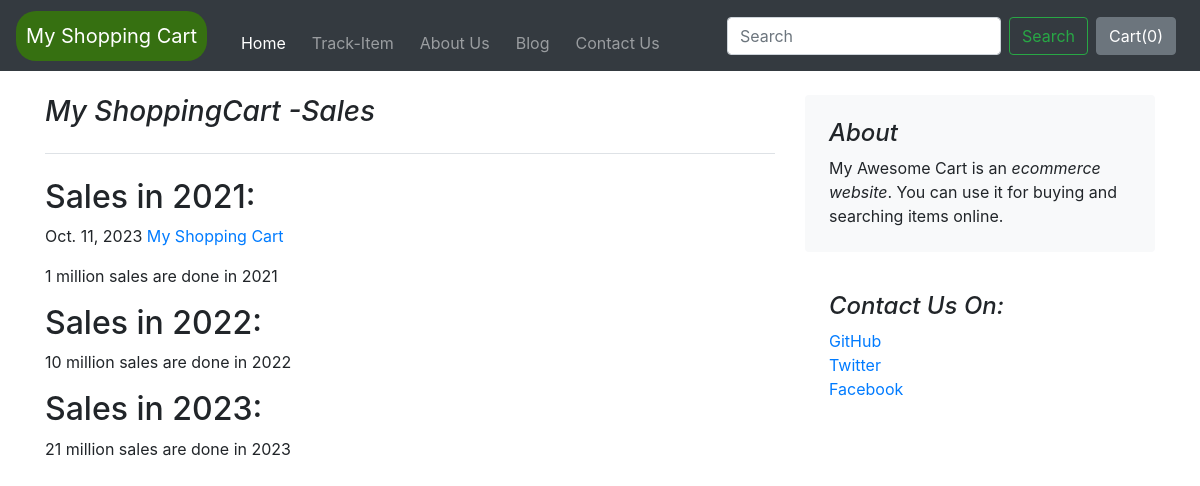
The page /blog/blogpost/1 on the database its author committed.
### blog/models.py (models this page shows)
class Blogpost(models.Model):
    post_id = models.AutoField(primary_key=True)
    title = models.CharField(max_length=50)
    head0 = models.CharField(max_length=500, default="")
    chead0 = models.CharField(max_length=5000, default="")
    head1 = models.CharField(max_length=500, default="")
    chead1 = models.CharField(max_length=5000, default="")
    head2 = models.CharField(max_length=500, default="")
    chead2 = models.CharField(max_length=5000, default="")
    pub_date = models.DateField()
    thumbnail = models.ImageField(upload_to='shop/images', default="")
    def __str__(self):
        return self.title

### blog/views.py (the view)
# urls.py: path('blogpost/<int:id>', views.blogpost, name='blogPost')
def blogpost(request,id):
    post = Blogpost.objects.filter(post_id=id)[0]
    print(post)
    return render(request,'blog/blogPost.html',{'post': post})

### blog/templates/blog/blogPost.html (shortened to what this page needs)
{% extends 'blog/basic.html' %}
{%block body%}
<div class="container">
    <div class="row mt-4">
        <div class="col-md-8 blog-main">
            <h3 class="pb-4 mb-4 font-italic border-bottom">
                {{ post.title }}
            </h3>
            <div class="blog-post">
                <h2 class="blog-post-title">{{ post.head0 }}</h2>
                <p class="blog-post-meta">{{ post.pub_date }} <a href="#">My Shopping Cart</a></p>
                <p>{{ post.chead0 }}</p>
                <h2>{{ post.head1 }}</h2>
                <p> {{ post.chead1}}</p>
                <h2>{{ post.head2 }}</h2>
                <p>{{ post.chead2 }}</p>
            </div>
        </div>
        <aside class="col-md-4 blog-sidebar">
            <div class="p-4 mb-3 bg-light rounded">
                <h4 class="font-italic">About</h4>
                <p class="mb-0">My Awesome Cart is an <em>ecommerce website</em>. You can use it for buying and searching items online. </p>
            </div>
            <div class="p-4">
                <h4 class="font-italic">Contact Us On: </h4>
                <ol class="list-unstyled">
                    <li><a href="#">GitHub</a></li>
                    <li><a href="#">Twitter</a></li>
                    <li><a href="#">Facebook</a></li>
                </ol>
            </div>
        </aside>
    </div>
</div>
{%endblock%}

### rows shown on the page
Blogpost: title "My ShoppingCart -Sales", head0 "Sales in 2021:", pub_date "Oct. 11, 2023", chead0 "1 million sales are done in 2021", head1 "Sales in 2022:", chead1 "10 million sales are done in 2022", head2 "Sales in 2023:", chead2 "21 million sales are done in 2023"
